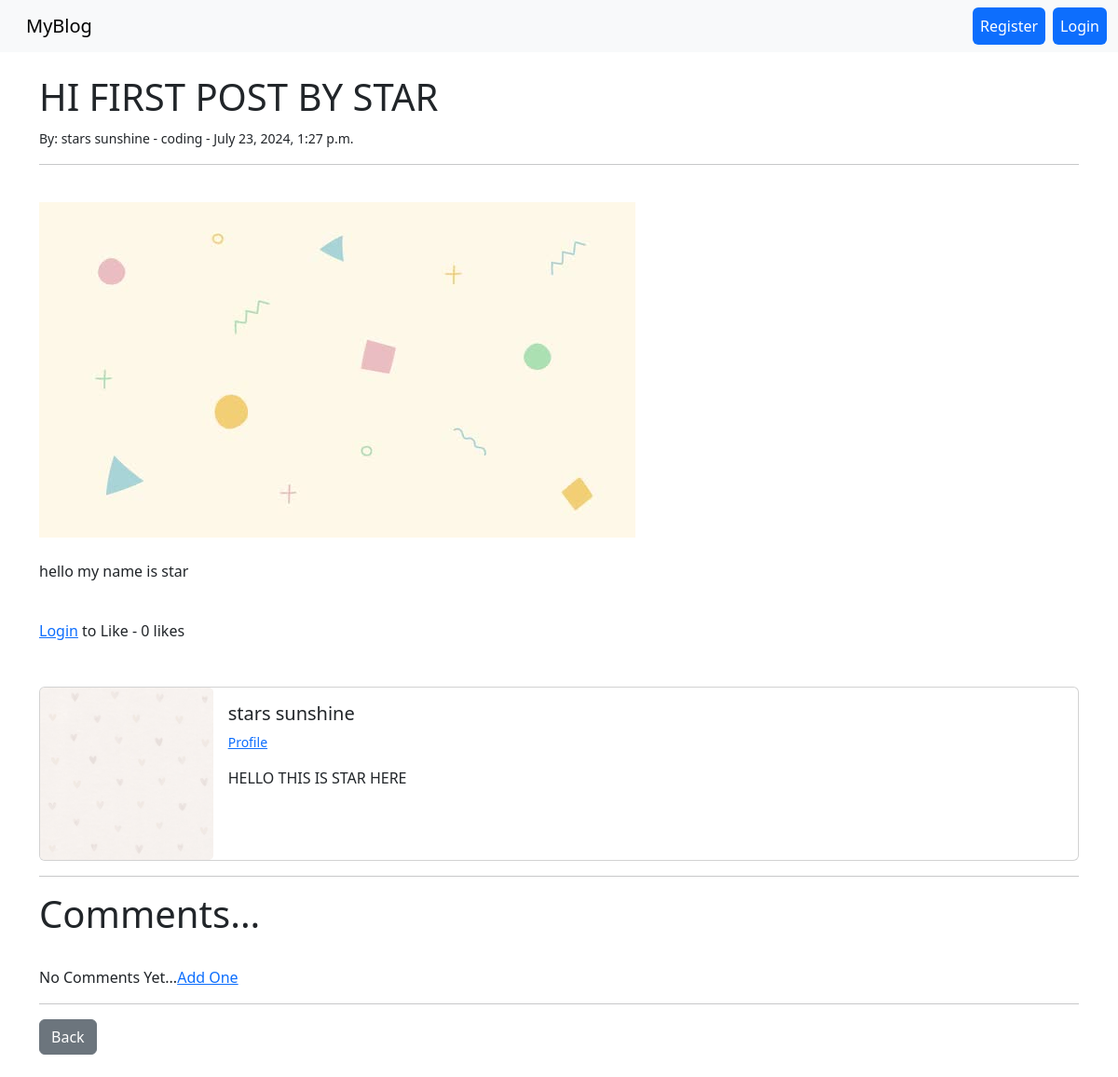
The page /article/20 on the database its author committed.
### theblog/models.py (models this page shows, shortened)
class Post(models.Model):
    title = models.CharField(max_length=255)
    title_tag = models.CharField(max_length=255)
    author = models.ForeignKey(User, on_delete=models.CASCADE)
    body= RichTextField(blank=True,null=True)
    post_date = models.DateTimeField(auto_now_add=True)
    category = models.CharField(max_length=255, default='uncategorized')
    likes = models.ManyToManyField(User, related_name = 'blog_posts')
    snippet = models.CharField(max_length=255)
    header_image = models.ImageField( null=True,blank=True,upload_to="images/" )
    def total_likes(self):
        return self.likes.count()

class Profile(models.Model):
    user = models.OneToOneField(User, null=True, on_delete=models.CASCADE)
    bio = models.TextField()
    profile_pic = models.ImageField(null=True, blank=True, upload_to="images/profile/")

### theblog/views.py (the view)
# urls.py: path('article/<int:pk>', ArticleDetailView.as_view(), name= "article-detail"),
class ArticleDetailView(DetailView):
   model = Post
   template_name = 'article_details.html'
   def get_context_data(self,*args, **kwargs):
      context=super(ArticleDetailView,self).get_context_data(*args, **kwargs)
      stuff= get_object_or_404(Post,id=self.kwargs['pk'])
      total_likes = stuff.total_likes()
      liked = False
      if stuff.likes.filter(id=self.request.user.id).exists():
         liked = True
      context["total_likes"] = total_likes
      context["liked"] = liked
      return context

### theblog/templates/article_details.html (shortened to what this page needs)
{% extends 'base.html'%}
{% load static %}
{% block content %}
<h1>{{ post.title}}</h1>
<small> By:
    {{post.author.first_name}}
    {{post.author.last_name}} -
    {{post.category}}
    - {{post.post_date}}
</small>
<br/>
<hr>
<br/>
{% if post.header_image %}
    <img src = "{{ post.header_image.url}}">
{% endif %}
<br/><br/>
{{ post.body|safe }}
<br/>
<form action="{% url 'like_post' post.pk %}" method = "POST">
    {% if user.is_authenticated %}
        {% if liked %}
            <button type = "submit" name = "post_id"  value="{{ post.id }}" class = "btn btn-danger" >UnLike</button>
        {% else %}
            <button type = "submit" name = "post_id"  value="{{ post.id }}" class = "btn btn-success" >Like</button>
        {% endif %}
    {% else %}
        <a href="{% url 'login' %}">Login</a> to Like
    {% endif %}
    - {{ total_likes }} likes
</form>
<br/><br/>
<div class="card mb-3" >
  <div class="row g-0">
    <div class="col-md-2">
        {% if post.author.profile.profile_pic.url %}
            <img src="{{ post.author.profile.profile_pic.url }}" class="card-img" >
        {% else%}
            <img src="{% static 'theblog/images/default_profile_pic.png' %}" class="card-img" >
        {% endif %}
    </div>
    <div class="col-md-10">
      <div class="card-body">
        <h5 class="card-title">{{post.author.first_name}} {{post.author.last_name}}</h5>
        <p class="small text-muted">
            {% if post.author.profile %}
                <a href="{% url 'show_profile_page' post.author.profile.id %}">Profile</a>
            {% endif %}
        </p>
        <p class="card-text">{{ post.author.profile.bio }}</p>
      </div>
    </div>
  </div>
</div>
<hr>
<h1>Comments...</h1>
<br/>
{% if not post.comments.all %}
	No Comments Yet...<a href="{% url 'add_comment' post.pk %}">Add One</a>
{% endif %}
<br/>
<hr>
<a href="{% url 'home' %}" class="btn btn-secondary" >Back</a>
<br/><br/>
{% endblock %}

### theblog/templates/base.html (shortened to what this page needs)
<!doctype html>
<html lang="en" dir="ltr">
  <head>
    <link rel="stylesheet" href="https://cdn.jsdelivr.net/npm/bootstrap@5.3.3/dist/css/bootstrap.rtl.min.css">
  </head>
  <body>
<nav class="navbar navbar-expand-lg bg-body-tertiary">
    <div class="container-fluid">
        <a class="navbar-brand" href="{% url 'home' %}">MyBlog</a>
        <div class="collapse navbar-collapse" id="navbarSupportedContent">
            <ul class="navbar-nav me-auto mb-2 mb-lg-0">
                {% if user.is_authenticated %}
                    <ul class="nav nav-pills">
                        <li class="nav-item">
                            <a class="nav-link text-bg-success" aria-current="page" href="{% url 'add_post' %}">Add Post</a>
                        </li>
                        <li class="nav-item me-2">
                            <a class="nav-link text-bg-success" aria-current="page" href="{% url 'add_category' %}">Add Category</a>
                        </li>
                            <li class="nav-item dropdown me-2">
                                <a class="nav-link dropdown-toggle text-bg-secondary" href="#" role="button" data-bs-toggle="dropdown" aria-expanded="false">
                                    {% if user.profile %}
                                        {{ user.first_name }} {{ user.last_name }}
                                    {% else %}
                                        {{user.username}}
                                    {% endif %}
                                </a>
                                <ul class="dropdown-menu">
                                    <li><a class="dropdown-item" href="{% url 'edit_profile' %}">Edit Settings</a></li>
                                    {% if user.profile %}
                                        <li><a class="dropdown-item" href="{% url 'edit_profile_page' user.profile.id %}">Edit Profile Page</a></li>
                                        <li><a class="dropdown-item" href="{% url 'show_profile_page' user.profile.id %}">Show Profile Page</a></li>
                                    {% else %}
                                        <li><a class="dropdown-item" href="{% url 'create_profile_page' %}">Create Profile</a></li>
                                    {% endif %}
                                </ul>
                            </li>
                        <li class="nav-item me-2">
                            <a class="nav-link text-bg-danger" aria-current="page" href="{% url 'logout' %}">Logout</a>
                        </li>
                    </ul>
                {% else %}
                    <ul class="nav nav-pills">
                        <li class="nav-item me-2">
                            <a class="nav-link text-bg-primary" href="{% url 'register' %}">Register</a>
                        </li>
                        <li class="nav-item me-2">
                            <a class="nav-link text-bg-primary" href="{% url 'login' %}">Login</a>
                        </li>
                    </ul>
                {% endif %}
            </ul>
        </div>
    </div>
</nav>
<br/>
<div class="container">
    {% block content %}
    {% endblock %}
</div>
  </body>
</html>

### rows shown on the page
Post: title "HI FIRST POST BY STAR", author.first_name "stars", author.last_name "sunshine", category "coding", post_date "July 23, 2024, 1:27 p.m.", header_image (picture), body "hello my name is star", author.profile.profile_pic (picture), author.profile.bio "HELLO THIS IS STAR HERE"

### other values the page prints
{{ total_likes }} "0"
